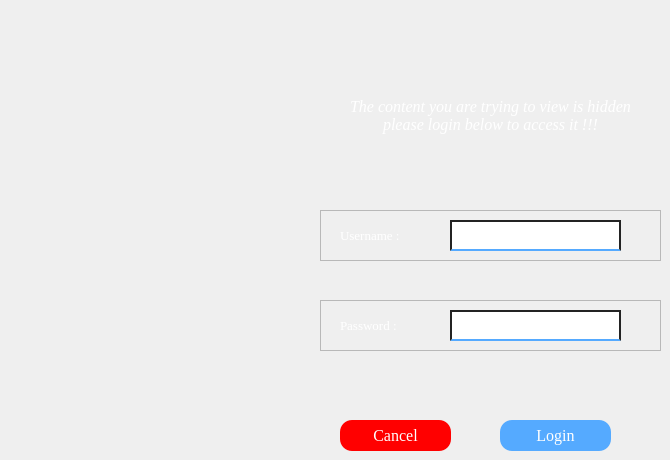
                <widget class="QWidget" name="page_5">
                 <widget class="QLabel" name="label_40">
                  <property name="geometry">
                   <rect>
                    <x>340</x>
                    <y>80</y>
                    <width>301</width>
                    <height>71</height>
                   </rect>
                  </property>
                  <property name="font">
                   <font>
                    <family>Georgia</family>
                    <pointsize>12</pointsize>
                    <italic>true</italic>
                   </font>
                  </property>
                  <property name="styleSheet">
                   <string notr="true">color: rgb(255, 255, 255);</string>
                  </property>
                  <property name="text">
                   <string>The content you are trying to view is hidden please login below to access it !!!</string>
                  </property>
                  <property name="alignment">
                   <set>Qt::AlignCenter</set>
                  </property>
                  <property name="wordWrap">
                   <bool>true</bool>
                  </property>
                 </widget>
                 <widget class="QFrame" name="frame_22">
                  <property name="geometry">
                   <rect>
                    <x>320</x>
                    <y>210</y>
                    <width>341</width>
                    <height>51</height>
                   </rect>
                  </property>
                  <property name="frameShape">
                   <enum>QFrame::StyledPanel</enum>
                  </property>
                  <property name="frameShadow">
                   <enum>QFrame::Raised</enum>
                  </property>
                  <widget class="QLabel" name="label_41">
                   <property name="geometry">
                    <rect>
                     <x>20</x>
                     <y>10</y>
                     <width>91</width>
                     <height>31</height>
                    </rect>
                   </property>
                   <property name="font">
                    <font>
                     <family>Georgia</family>
                     <pointsize>10</pointsize>
                    </font>
                   </property>
                   <property name="styleSheet">
                    <string notr="true">color: rgb(255, 255, 255);</string>
                   </property>
                   <property name="text">
                    <string>Username :</string>
                   </property>
                  </widget>
                  <widget class="QTextEdit" name="textEdit">
                   <property name="geometry">
                    <rect>
                     <x>130</x>
                     <y>10</y>
                     <width>171</width>
                     <height>31</height>
                    </rect>
                   </property>
                   <property name="styleSheet">
                    <string notr="true">color: rgb(255, 255, 255);
font: 9pt;
border:2px solid blue;
border-color: rgb(35, 35, 35);
border-bottom-color: rgb(85, 170, 255);
</string>
                   </property>
                  </widget>
                 </widget>
                 <widget class="QFrame" name="frame_23">
                  <property name="geometry">
                   <rect>
                    <x>320</x>
                    <y>300</y>
                    <width>341</width>
                    <height>51</height>
                   </rect>
                  </property>
                  <property name="frameShape">
                   <enum>QFrame::StyledPanel</enum>
                  </property>
                  <property name="frameShadow">
                   <enum>QFrame::Raised</enum>
                  </property>
                  <widget class="QLabel" name="label_42">
                   <property name="geometry">
                    <rect>
                     <x>20</x>
                     <y>10</y>
                     <width>91</width>
                     <height>31</height>
                    </rect>
                   </property>
                   <property name="font">
                    <font>
                     <family>Georgia</family>
                     <pointsize>10</pointsize>
                    </font>
                   </property>
                   <property name="styleSheet">
                    <string notr="true">color: rgb(255, 255, 255);</string>
                   </property>
                   <property name="text">
                    <string>Password :</string>
                   </property>
                  </widget>
                  <widget class="QTextEdit" name="textEdit_2">
                   <property name="geometry">
                    <rect>
                     <x>130</x>
                     <y>10</y>
                     <width>171</width>
                     <height>31</height>
                    </rect>
                   </property>
                   <property name="styleSheet">
                    <string notr="true">color: rgb(255, 255, 255);
font: 9pt;
border:2px solid blue;
border-color: rgb(35, 35, 35);
border-bottom-color: rgb(85, 170, 255);
</string>
                   </property>
                  </widget>
                 </widget>
                 <widget class="QPushButton" name="pushButton">
                  <property name="geometry">
                   <rect>
                    <x>500</x>
                    <y>420</y>
                    <width>111</width>
                    <height>31</height>
                   </rect>
                  </property>
                  <property name="font">
                   <font>
                    <family>Georgia</family>
                    <pointsize>12</pointsize>
                   </font>
                  </property>
                  <property name="styleSheet">
                   <string notr="true">color: rgb(255, 255, 255);
background-color: rgb(85, 170, 255);
border-radius:12px;</string>
                  </property>
                  <property name="text">
                   <string>Login</string>
                  </property>
                 </widget>
                 <widget class="QLabel" name="label_43">
                  <property name="geometry">
                   <rect>
                    <x>470</x>
                    <y>20</y>
                    <width>51</width>
                    <height>41</height>
                   </rect>
                  </property>
                  <property name="text">
                   <string/>
                  </property>
                  <property name="pixmap">
                   <pixmap>Images/cil-lock-locked.png</pixmap>
                  </property>
                  <property name="scaledContents">
                   <bool>true</bool>
                  </property>
                 </widget>
                 <widget class="QPushButton" name="pushButton_2">
                  <property name="geometry">
                   <rect>
                    <x>340</x>
                    <y>420</y>
                    <width>111</width>
                    <height>31</height>
                   </rect>
                  </property>
                  <property name="font">
                   <font>
                    <family>Georgia</family>
                    <pointsize>12</pointsize>
                   </font>
                  </property>
                  <property name="styleSheet">
                   <string notr="true">color: rgb(255, 255, 255);
background-color: rgb(255, 0, 0);

border-radius:12px;</string>
                  </property>
                  <property name="text">
                   <string>Cancel</string>
                  </property>
                 </widget>
                </widget>
